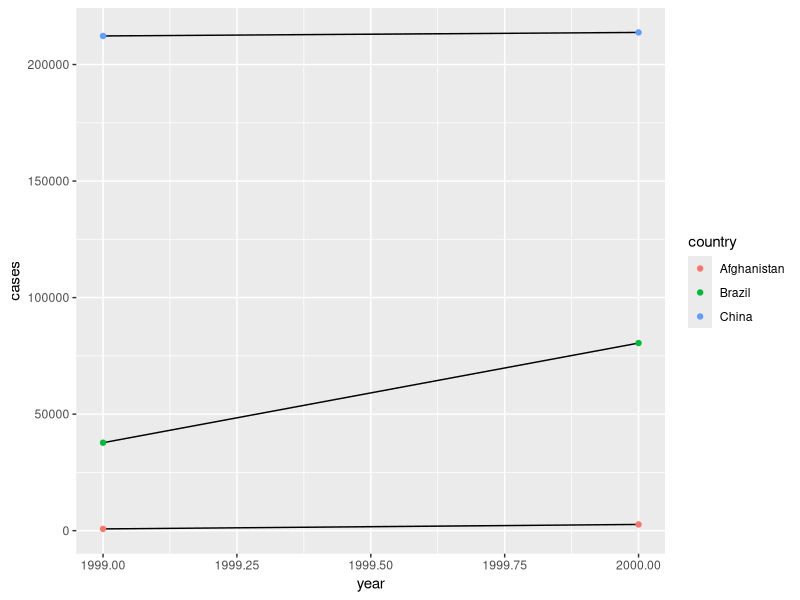

Source code (R):
library(tidyverse)

# clean up datset with tidyr by 1. put each dataset in a tibble, 2. put each variable in its own column

# ---------------------------- Tidy data --------------------------------------

# rate per 10,000
table1 %>% mutate(rate = cases / population * 10000)

# compute cases by year
table1 %>% count(year, wt = cases)

# visualize change overtime
table1 %>% ggplot(aes(year, cases)) +
  geom_line(aes(group = country)) +
  geom_point(aes(color = country))

# exercices


# -- Pivoting : variable spread across multiples columns or observation scattered across multiple rows --

# pivot_longer(): pivot columns into new variable
tidy4a <-
  table4a %>% pivot_longer(c('1999', '2000'), names_to = "year", values_to = "cases")

tidy4b <-
  table4b %>%  pivot_longer(c('1999', '2000'), names_to = "year", values_to = "population")

left_join(tidy4a, tidy4b)

# pivot_wider(): make observation scatter across multiples rows

table2 %>% pivot_wider(names_from = type, values_from = count)

# exercices

# ------------------- Separating and uniting -----------------------

# separate(): pull appart a column. true makes it convert to good type
table3 %>%
  separate(
    rate,
    into = c("cases", "population"),
    sep = "/",
    convert = TRUE
  )

# separate year column at the 2 position
table3 %>%
  separate(year, into = c("century", "year"), sep = 2)

# unite(): combine two columns or more into a single one
table5 %>% unite(new, century, year, sep = "")

# exercices 12.4.5 : extra(), fill(), separate(), remove()

# exercices: separate() vs extract()
table5 %>%
  separate(
    rate,
    into = c("cases", "population"),
    sep = "/",
    convert = TRUE
  )

# -------------- Missing values ------------------

stocks <- tibble(
  year   = c(2015, 2015, 2015, 2015, 2016, 2016, 2016),
  qtr    = c(1,    2,    3,    4,    2,    3,    4),
  return = c(1.88, 0.59, 0.35,   NA, 0.92, 0.17, 2.66)
)

# explicit: flagged with NA
stocks %>% pivot_wider(names_from = year, values_from = return)

stocks %>%
  pivot_wider(names_from = year, values_from = return) %>%
  pivot_longer(
    cols = c(`2015`, `2016`),
    names_to = "year",
    values_to = "return",
    values_drop_na = TRUE
  )

stocks %>%  complete(year, qtr)

# implicit: NAs not in the data
stocks %>%
  pivot_wider(names_from = year, values_from = return) %>%
  pivot_longer(
    cols = c(`2015`, `2016`),
    names_to = "year",
    values_to = "return",
    values_drop_na = TRUE
  )

# fill(): make NAs have the same value as the one above it
treatment <- tribble(
  ~ person,
  ~ treatment,
  ~ response,
  "Derrick Whitmore",
  1,
  7,
  NA,
  2,
  10,
  NA,
  3,
  9,
  "Katherine Burke",
  1,
  4
)

treatment %>% fill(person)

# ------------------ Case study -----------------

# drop redundant columns
who1 <- who %>% select(-c(iso2, iso3))

# pivot longer
who2 <- who1 %>%  pivot_longer(
  cols = new_sp_m014:newrel_f65,
  names_to = "key",
  values_to = "cases",
  values_drop_na = TRUE
)

# rename unformated columns
who3 <- who2 %>%
  mutate(names_from = stringr::str_replace(key, "newrel", "new_rel"))

# separate columns key column 
who4 <- who3 %>% 
  separate(key, c("new","type", "sexage"), sep="_")

# separate sexage column
who5 <- who4 %>% separate(sexage, c("sex", "age"), sep = 1)
  
  
  
  
  
  
